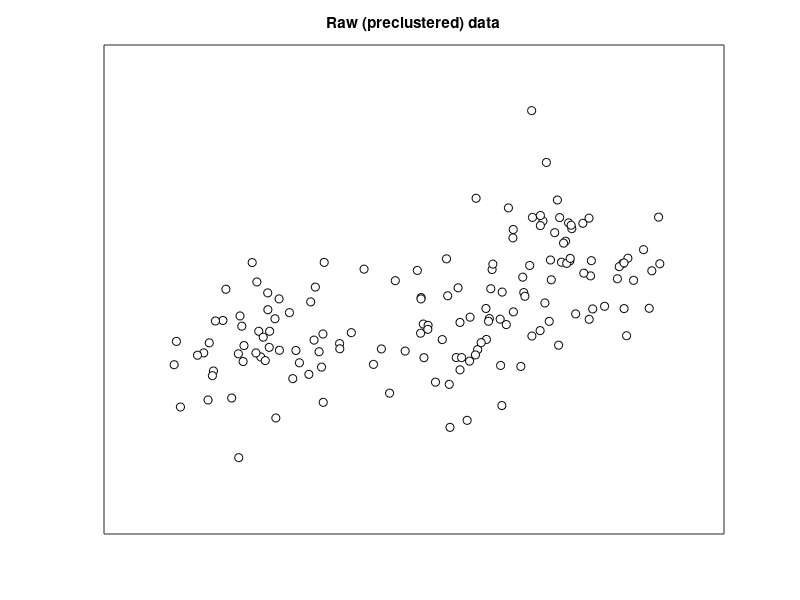
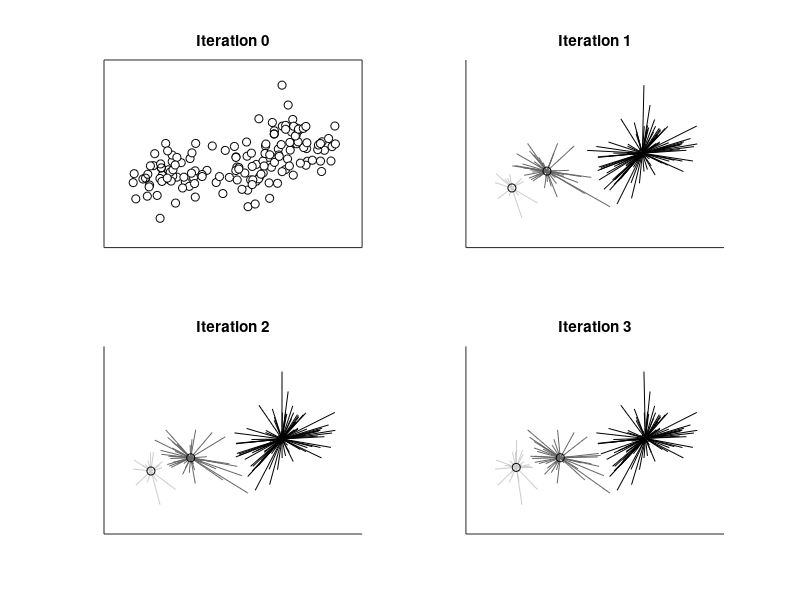

MATLAB code to generate these figures, in order:
close all; clear; clc;

nPerClust = 50;

% Blur around centroid (std units)
blur = 1;

% XY centroid locations
A = [  1, 1 ];
B = [ -3, 1 ];
C = [  3, 3 ];

% Generate data
a = [ A(1)+randn(nPerClust,1)*blur , A(2)+randn(nPerClust,1)*blur ];
b = [ B(1)+randn(nPerClust,1)*blur , B(2)+randn(nPerClust,1)*blur ];
c = [ C(1)+randn(nPerClust,1)*blur , C(2)+randn(nPerClust,1)*blur ];

% Concatenate into a matrix
data = [a; b; c];


% Plot data
figure;
plot(data(:,1), data(:,2), 'ko', 'MarkerFaceColor', 'w');
title('Raw (preclustered) data');
xticks([]);
yticks([]);

% Number of clusters
k = 3;

% Randomly select cluster centers from the data
ridx = randperm(size(data, 1), k);
centroids = data(ridx, :);

% Setup the figure
figure;
lineColors = [0, 0, 0; .4, .4, .4; .8, .8, .8]; % Different shades of gray for each cluster

% Plot data with initial random cluster centroids
subplot(2, 2, 1);
plot(data(:, 1), data(:, 2), 'ko', 'MarkerFaceColor', 'w'); hold on;
plot(centroids(:, 1), centroids(:, 2), 'ko'); hold off;
title('Iteration 0');
set(gca, 'XTick', [], 'YTick', []);

% Loop over iterations
for iteri = 1:3
    
    %%%%%%%%%%%%%% ToDo %%%%%%%%%%%%%%

    % Step 1: Compute distances from each point to each centroid
    dists = zeros(size(data,1),k);
    for ci = 1:k
        dists(:, ci) = sum((data-centroids(ci, :)).^2, 2);
    end

    % Step 2: Assign to group based on minimum distance
    [mindistaces, groupidx] = min(dists, [], 2);
  
    % Step 3: Recompute centroids
    for ci = 1:k
        centroids(ci,:) = mean(data(groupidx == ci, :), 1);
    end

    %%%%%%%%%%%%%%%%%%%%%%%%%%%%%%%%%%

    % Plotting
    subplot(2, 2, iteri+1);
    hold on;
    for i = 1:length(data)
        plot([data(i, 1), centroids(groupidx(i), 1)], [data(i, 2), centroids(groupidx(i), 2)], 'Color', lineColors(groupidx(i), :));
    end
    plot(centroids(:, 1), centroids(:, 2), 'ko');
    hold off;
    title(sprintf('Iteration %d', iteri));
    set(gca, 'XTick', [], 'YTick', []);
end
